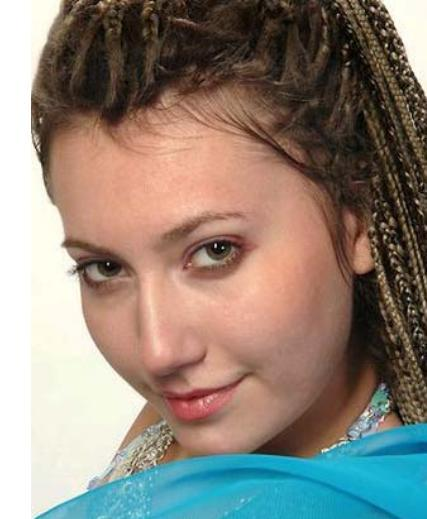
#> input picture week6/assignment1/images/input.jpg, 427 x 519 px
$ python assignment1_10.py
#> lines starting #> are read from the running program, lines starting #| are printed output that depends on the picture; after the words box and inside, x2 and y2 are one past the last pixel; in counts of white or black regions, pixels touching at a corner belong together
import cv2
import numpy as np
import matplotlib.pyplot as plt

# Read image
img_human = cv2.imread("./images/input.jpg")
#> img_human is the input picture: shape (519, 427, 3); mean B, G, R 120, 130.6, 141.5
img_human = cv2.cvtColor(img_human, cv2.COLOR_BGR2RGB)

# Define range for value to filter only skin
lower_hue = np.array([0, 30, 80])
upper_hue = np.array([16, 150, 255])

# Convert image to HSV color space
img_human_hsv = cv2.cvtColor(img_human, cv2.COLOR_RGB2HSV)
#> img_human_hsv: shape (519, 427, 3); mean H, S, V 23.1, 98.8, 157.2

# Filter the image
mask_hsv = cv2.inRange(img_human_hsv, lower_hue, upper_hue)
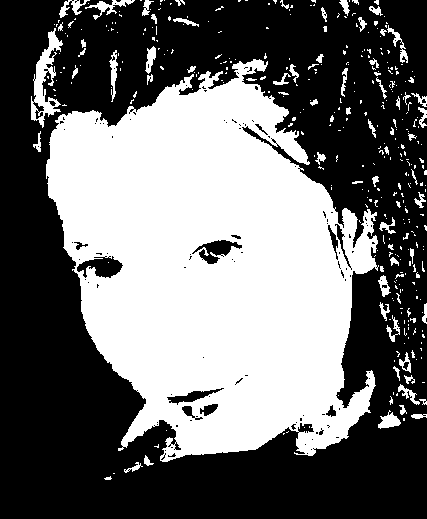
#> mask_hsv: shape (519, 427); 42.4% white; 374 white regions (301 under 20 px), largest, box (x1, y1, x2, y2) and area: (46, 59, 379, 462) 86779, (31, 28, 63, 128) 1207, (85, 0, 135, 20) 280

# Masking the image
masked_image = np.copy(img_human)
masked_image[mask_hsv==0] = [0,0,0]
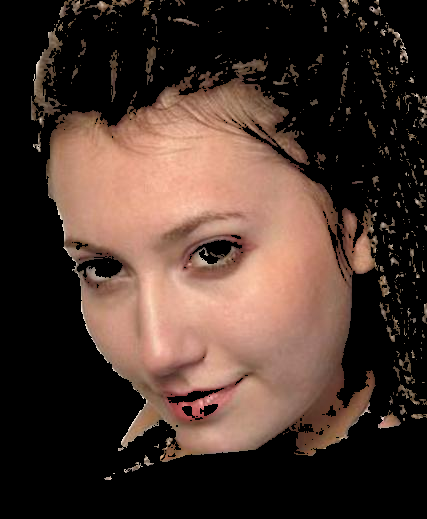
#> masked_image: shape (519, 427, 3); mean R, G, B 73.9, 54.2, 45.7

# Convert mask image to gray scale image
masked_image = cv2.cvtColor(masked_image,cv2.COLOR_RGB2GRAY)
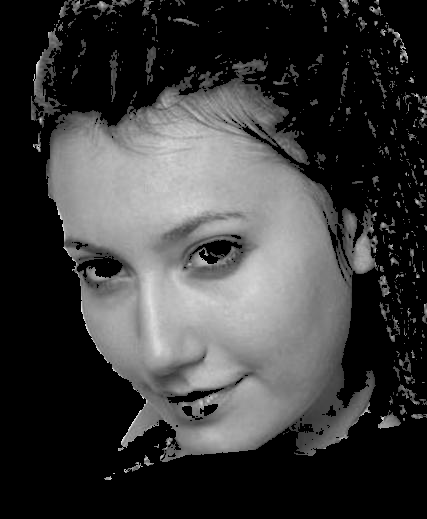
#> masked_image: shape (519, 427); min 0, max 243, mean 59.1

# Use color tresholding to create binary image
_, binary = cv2.threshold(masked_image, 40, 215, cv2.THRESH_BINARY)
#> binary: shape (519, 427); values 0 (black) and 215 (white), 42.4% white; 374 white regions (301 under 20 px)

# Find contours of image
contours, _ = cv2.findContours(binary, cv2.RETR_TREE, cv2.CHAIN_APPROX_SIMPLE)
#> contours = 542 contours, 471 with area under 20; largest, box (x1, y1, x2, y2) and area: (46, 59, 379, 462) 88270, (31, 28, 63, 128) 1117, (76, 255, 124, 279) 670, (191, 239, 243, 265) 611, (166, 387, 225, 406) 380

# Remove not skin contours by size
temp_array = []
for idx_contour in range(len(contours)):
    temp_array.append(not (contours[idx_contour].shape[0] < 400))
    if (contours[idx_contour].shape[0] > 400):
      print(contours[idx_contour].shape)
#> this loop made 542 passes
#| (1272, 1, 2)
#> after the loop, temp_array = 542 items, first 6: False, False, False, False, False, False

contours_image = np.copy(img_human)
#> (the run stopped early here; a loop or call above may not have finished)

$ run again, with week6/assignment1/images/T1.jpg copied over week6/assignment1/images/input.jpg
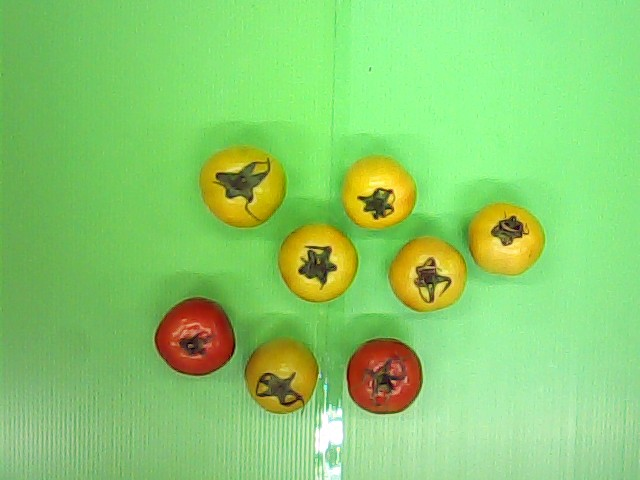
#> input picture week6/assignment1/images/T1.jpg, 640 x 480 px
#> img_human is the input picture: shape (480, 640, 3); mean B, G, R 109, 205.8, 136.8
#> img_human_hsv: shape (480, 640, 3); mean H, S, V 52.1, 126.3, 210.2
#> `mask_hsv = cv2.inRange(img_human_hsv, lower_hue, upper_hue)`:
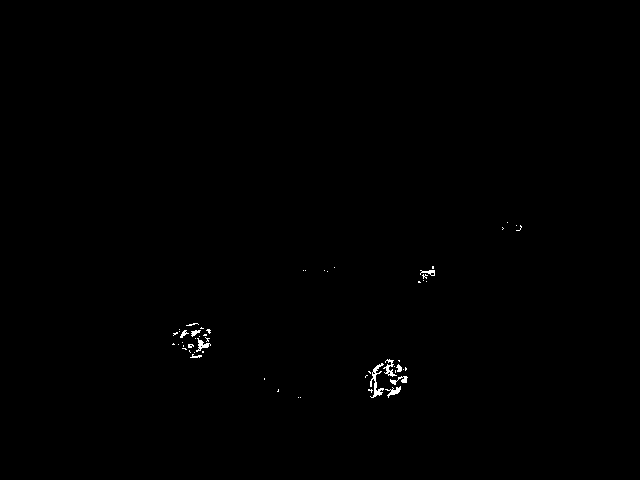
#> mask_hsv: shape (480, 640); 0.28% white in thin lines or dots, all inside (x1, y1, x2, y2) = (172, 222, 522, 398)
#> contours = 62 contours, 53 with area under 20; largest, box (x1, y1, x2, y2) and area: (370, 363, 384, 398) 110, (196, 338, 211, 352) 56, (383, 359, 397, 377) 56, (385, 386, 401, 398) 46, (390, 376, 408, 385) 42
#> the loop `for idx_contour in range(len(contours)):` made 62 passes
#> after the loop `for idx_contour in range(len(contours)):`: temp_array = 62 items, first 6: False, False, False, False, False, False

$ run again, with week6/assignment1/images/T2.bmp saved as week6/assignment1/images/input.jpg
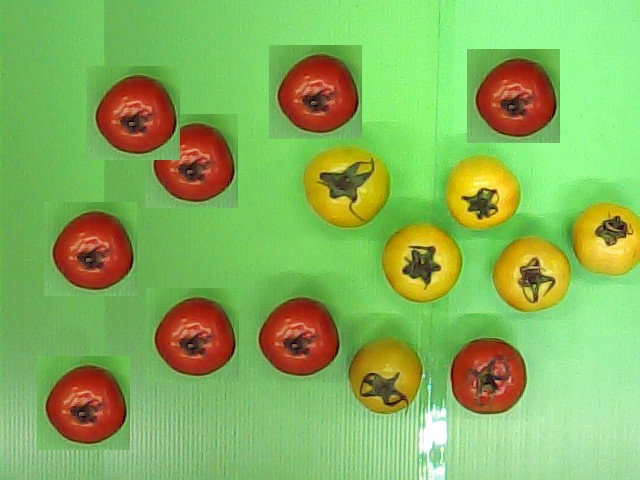
#> input picture week6/assignment1/images/T2.bmp, 640 x 480 px
#> img_human is the input picture: shape (480, 640, 3); mean B, G, R 91.6, 179, 133.1
#> img_human_hsv: shape (480, 640, 3); mean H, S, V 46, 139, 193.3
#> `mask_hsv = cv2.inRange(img_human_hsv, lower_hue, upper_hue)`:
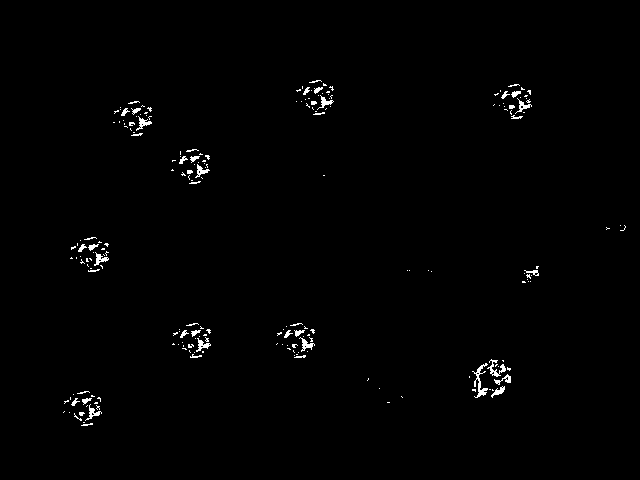
#> mask_hsv: shape (480, 640); 0.9% white in thin lines or dots, all inside (x1, y1, x2, y2) = (63, 80, 626, 426)
#> contours = 237 contours, 212 with area under 20; largest, box (x1, y1, x2, y2) and area: (472, 363, 488, 398) 106, (487, 359, 506, 377) 74, (94, 252, 109, 266) 62, (196, 338, 211, 352) 60, (299, 337, 315, 352) 60
#> after the loop `for idx_contour in range(len(contours)):`: temp_array = 237 items, first 6: False, False, False, False, False, False
